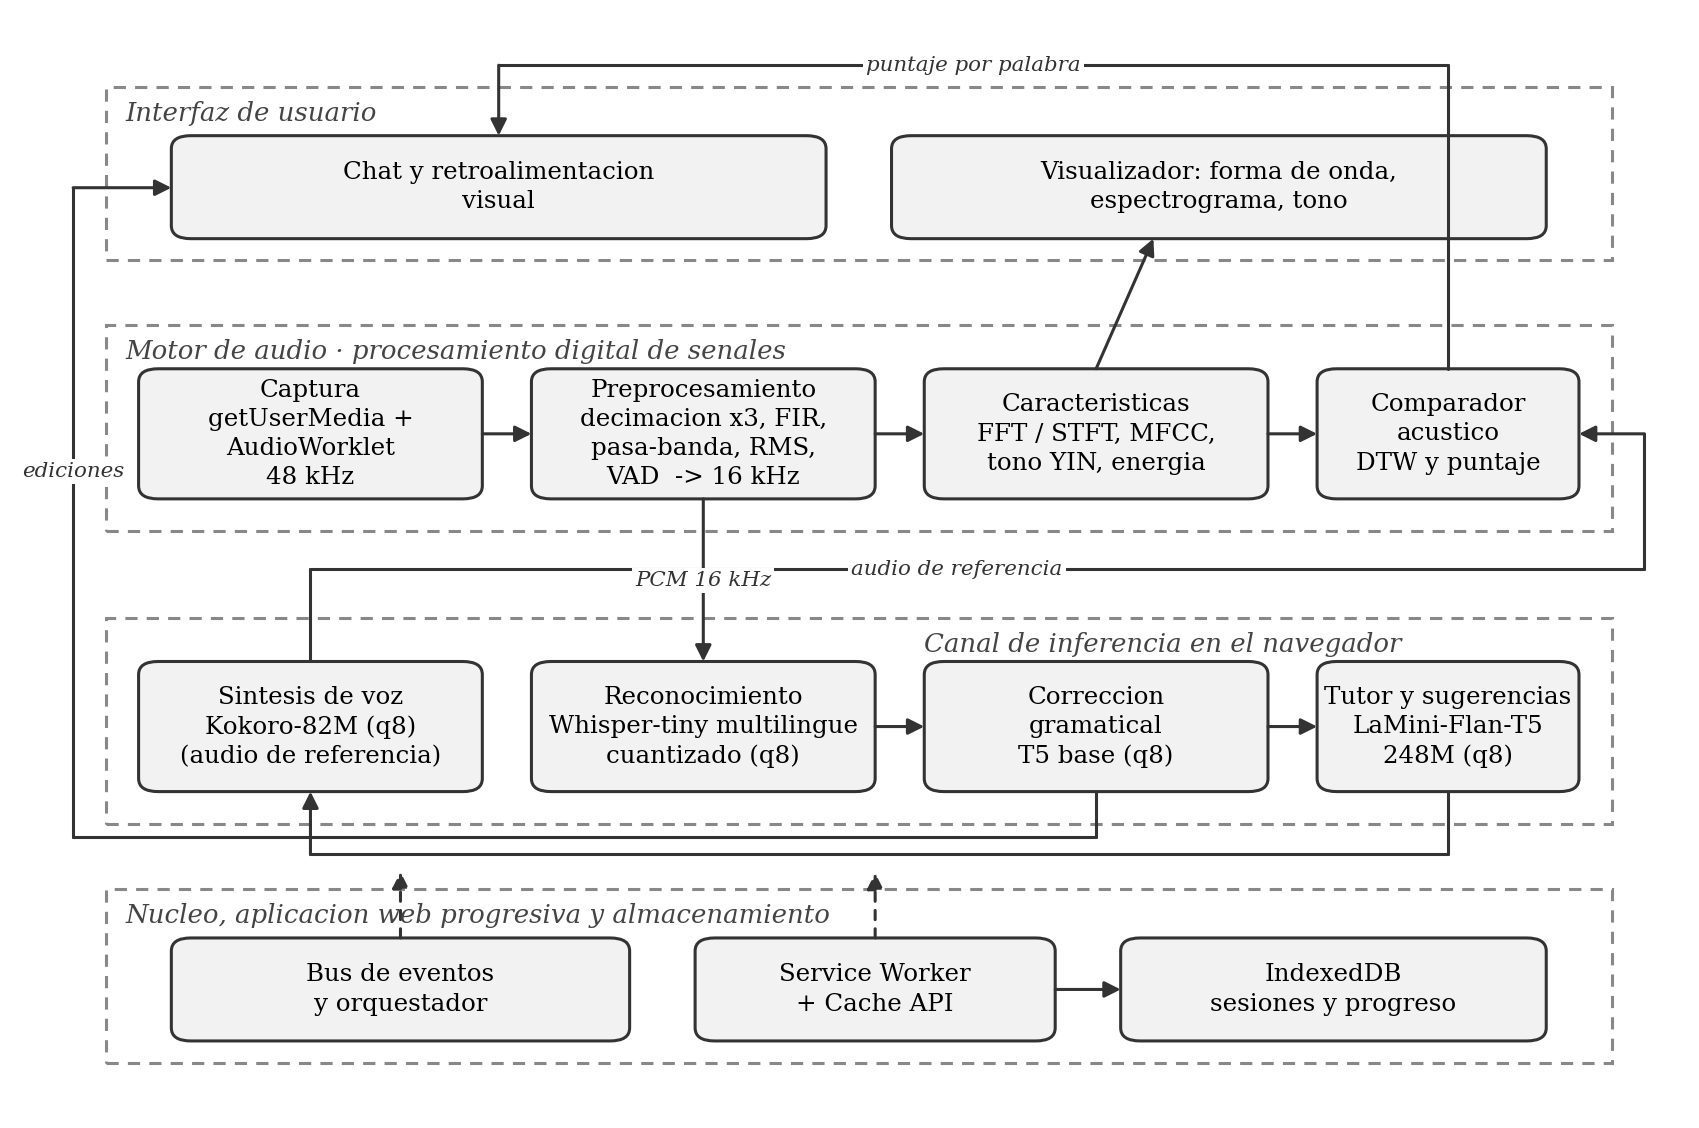

Source code (Python):
import matplotlib
matplotlib.use("Agg")
import matplotlib.pyplot as plt
from matplotlib.patches import FancyBboxPatch, Rectangle, FancyArrowPatch
from matplotlib.path import Path
import matplotlib.patches as mpatches

FONT = "DejaVu Serif"
plt.rcParams["font.family"] = FONT

fig, ax = plt.subplots(figsize=(9.6, 6.4))
ax.set_xlim(0, 100); ax.set_ylim(0, 100); ax.axis("off")

GREY = "#f2f2f2"
EDGE = "#333333"

def band(x0, y0, x1, y1, title, lx=1.2):
    ax.add_patch(Rectangle((x0, y0), x1 - x0, y1 - y0, facecolor="none",
                           edgecolor="#888888", linestyle=(0, (4, 3)), linewidth=1.0))
    ax.text(x0 + lx, y1 - 2.4, title, fontsize=8.5, style="italic", color="#444444",
            ha="left", va="center")

def box(x0, y0, x1, y1, text, fs=8.0):
    ax.add_patch(FancyBboxPatch((x0, y0), x1 - x0, y1 - y0,
                                boxstyle="round,pad=0,rounding_size=1.2",
                                facecolor=GREY, edgecolor=EDGE, linewidth=1.0))
    ax.text((x0 + x1) / 2, (y0 + y1) / 2, text, fontsize=fs, ha="center", va="center",
            wrap=True, linespacing=1.35)
    return ((x0 + x1) / 2, (y0 + y1) / 2, x0, y0, x1, y1)

def arrow(p0, p1, style="-", label=None, lp=None, dashed=False):
    ax.add_patch(FancyArrowPatch(p0, p1, arrowstyle="-|>", mutation_scale=11,
                                 linewidth=1.0, color=EDGE,
                                 linestyle=(0, (3, 3)) if dashed else "solid",
                                 shrinkA=0, shrinkB=0))
    if label:
        ax.text(lp[0], lp[1], label, fontsize=7.0, ha="center", va="center",
                style="italic", color="#333333",
                bbox=dict(facecolor="white", edgecolor="none", pad=1.0))

def elbow(pts, label=None, lp=None):
    for a, b in zip(pts[:-1], pts[1:-1]):
        ax.plot([a[0], b[0]], [a[1], b[1]], color=EDGE, linewidth=1.0, solid_capstyle="round")
    arrow(pts[-2], pts[-1])
    if label:
        ax.text(lp[0], lp[1], label, fontsize=7.0, ha="center", va="center", style="italic",
                color="#333333", bbox=dict(facecolor="white", edgecolor="none", pad=1.0))

# ---- Interfaz ----
band(4, 78, 96, 94, "Interfaz de usuario")
CHAT = box(8, 80, 48, 89.5, "Chat y retroalimentacion\nvisual")
VIS = box(52, 80, 92, 89.5, "Visualizador: forma de onda,\nespectrograma, tono")

# ---- Motor de audio ----
band(4, 53, 96, 72, "Motor de audio · procesamiento digital de senales")
CAP = box(6, 56, 27, 68, "Captura\ngetUserMedia +\nAudioWorklet\n48 kHz")
PRE = box(30, 56, 51, 68, "Preprocesamiento\ndecimacion x3, FIR,\npasa-banda, RMS,\nVAD  -> 16 kHz")
FEAT = box(54, 56, 75, 68, "Caracteristicas\nFFT / STFT, MFCC,\ntono YIN, energia")
COMP = box(78, 56, 94, 68, "Comparador\nacustico\nDTW y puntaje")

# ---- Pipeline de IA ----
band(4, 26, 96, 45, "Canal de inferencia en el navegador", lx=50)
ASR = box(30, 29, 51, 41, "Reconocimiento\nWhisper-tiny multilingue\ncuantizado (q8)")
GRAM = box(54, 29, 75, 41, "Correccion\ngramatical\nT5 base (q8)")
SUG = box(78, 29, 94, 41, "Tutor y sugerencias\nLaMini-Flan-T5\n248M (q8)")
TTS = box(6, 29, 27, 41, "Sintesis de voz\nKokoro-82M (q8)\n(audio de referencia)")

# ---- Nucleo y PWA ----
band(4, 4, 96, 20, "Nucleo, aplicacion web progresiva y almacenamiento")
BUS = box(8, 6, 36, 15.5, "Bus de eventos\ny orquestador")
SW = box(40, 6, 62, 15.5, "Service Worker\n+ Cache API")
DB = box(66, 6, 92, 15.5, "IndexedDB\nsesiones y progreso")

# ---- Flujo dentro del motor de audio ----
arrow((27, 62), (30, 62))
arrow((51, 62), (54, 62))
arrow((75, 62), (78, 62))

# ---- Flujo dentro del pipeline de IA ----
arrow((51, 35), (54, 35))
arrow((75, 35), (78, 35))

# ---- Preprocesamiento -> ASR ----
arrow((40.5, 56), (40.5, 41), label="PCM 16 kHz", lp=(40.5, 48.5))

# ---- Sugerencias -> TTS (vuelta por debajo del carril de IA) ----
elbow([(86, 29), (86, 23.2), (16.5, 23.2), (16.5, 29)])

# ---- TTS -> Comparador (referencia acustica) ----
elbow([(16.5, 41), (16.5, 49.5), (98, 49.5), (98, 62), (94, 62)],
      label="audio de referencia", lp=(56, 49.5))

# ---- Caracteristicas -> Visualizador ----
arrow((64.5, 68), (68, 80))

# ---- Comparador -> Chat ----
elbow([(86, 68), (86, 96), (28, 96), (28, 89.5)], label="puntaje por palabra", lp=(57, 96))

# ---- Correccion gramatical -> Chat ----
elbow([(64.5, 29), (64.5, 24.8), (2, 24.8), (2, 84.7), (8, 84.7)], label="ediciones", lp=(2, 58.5))

# ---- Orquestacion ----
arrow((22, 15.5), (22, 21.6), dashed=True)
arrow((51, 15.5), (51, 21.5), dashed=True)
arrow((62, 10.75), (66, 10.75))

fig.savefig("/tmp/arquitectura-final.png", dpi=220, bbox_inches="tight", facecolor="white")
print("ok")
